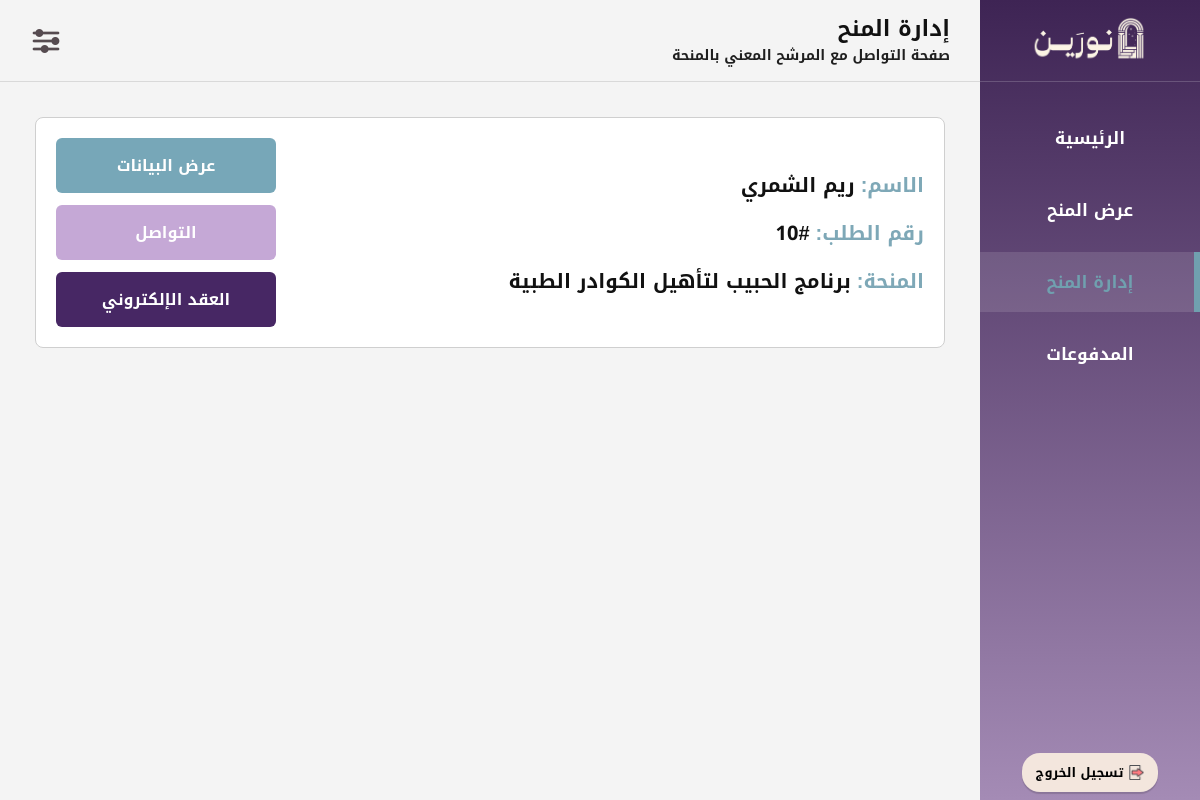
Page /Inv06_ManageScholarships.php (signed in) on the earlier database version.
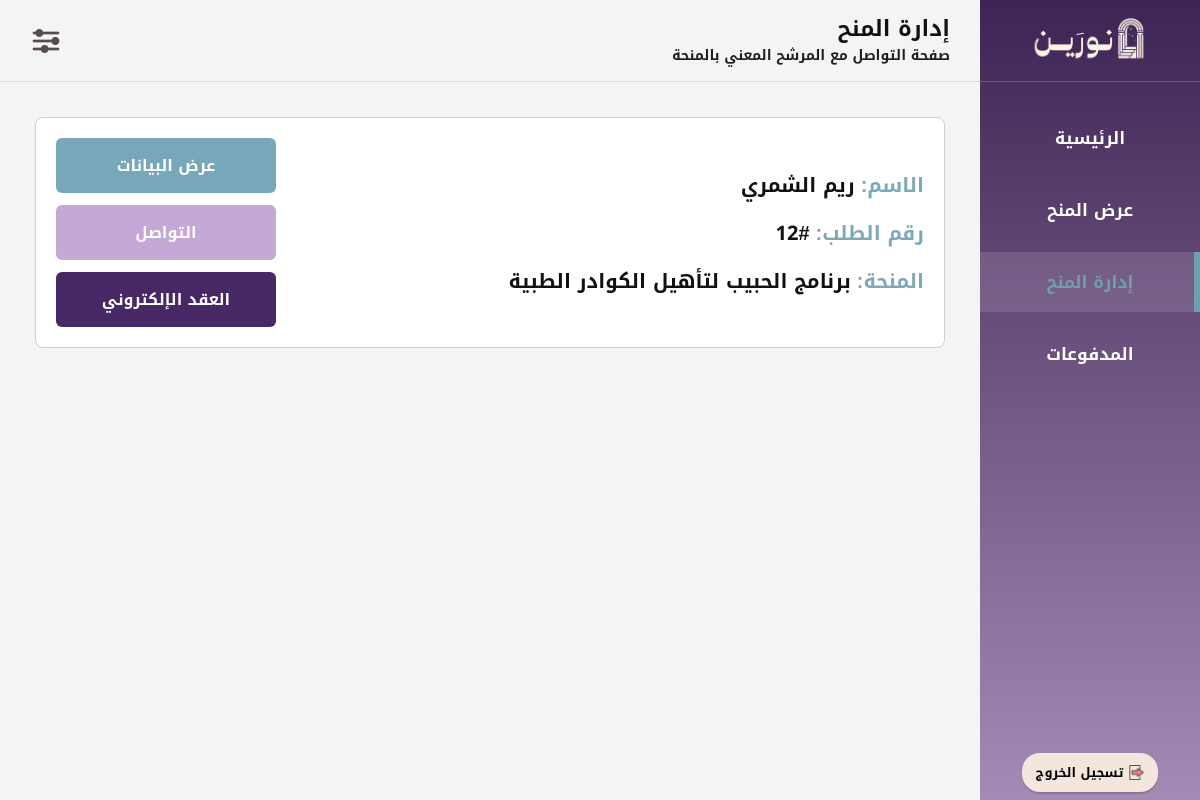
Same page on the later database version.
### tables this page shows
CREATE TABLE `scholarship_requests` (
  `request_id` int(11) NOT NULL,
  `scholarship_id` int(11) NOT NULL,
  `bnf_id` int(11) NOT NULL,
  `Submit_date` date NOT NULL,
  `request_status` enum('مقبول','مرفوض','تحت المراجعة','منتهي','ملغي') NOT NULL DEFAULT 'تحت المراجعة',
  `major_name` varchar(100) NOT NULL,
  `univ_name` varchar(100) NOT NULL
);

CREATE TABLE `beneficiary` (
  `bnf_id` int(11) NOT NULL,
  `email` varchar(100) NOT NULL,
  `f_name` varchar(50) NOT NULL,
  `l_name` varchar(50) NOT NULL,
  `phone_num` varchar(15) NOT NULL,
  `password` varchar(255) NOT NULL,
  `degree_level` enum('ثانوي','بكالوريوس','ماجستير','') NOT NULL,
  `account_status` enum('نشط','محظور') NOT NULL DEFAULT 'نشط',
  `sch_field` varchar(100) NOT NULL
);

CREATE TABLE `scholarship_opps` (
  `scholarship_id` int(11) NOT NULL,
  `sch_field` enum('تقني وحوسبي','علوم طبيعية','صناعي وتشغيلي','ادراي','قانوني','اجتماعي وانساني','تصميمي','اقتصادي','إعلامي','بيئي','لوجيستي','صحي') NOT NULL,
  `inv_id` int(11) NOT NULL,
  `sch_name` varchar(100) NOT NULL,
  `requirements` text NOT NULL,
  `study_level` enum('بكالوريوس','ماجستير','دكتوراه') NOT NULL,
  `Specializations` text NOT NULL,
  `app_deadline` datetime NOT NULL
);

### Inv06_ManageScholarships.php (the view, shortened to what this page needs)
<?php
$con = mysqli_connect("localhost","root","","noreen");
mysqli_set_charset($con,"utf8mb4");
$inv_id=$_SESSION['inv_id'];
$sql="SELECT scholarship_requests.request_id,scholarship_requests.bnf_id,beneficiary.f_name,beneficiary.l_name,scholarship_opps.sch_name FROM scholarship_requests INNER JOIN scholarship_opps ON scholarship_requests.scholarship_id=scholarship_opps.scholarship_id INNER JOIN beneficiary ON scholarship_requests.bnf_id=beneficiary.bnf_id WHERE scholarship_opps.inv_id=? AND scholarship_requests.request_status='مقبول' ORDER BY scholarship_requests.request_id DESC";
$stmt=mysqli_prepare($con,$sql);
mysqli_stmt_bind_param($stmt,"i",$inv_id);
mysqli_stmt_execute($stmt);
$result=mysqli_stmt_get_result($stmt);
?>
<!DOCTYPE html>
<html lang="ar" dir="rtl">
<head>
<link rel="stylesheet" href="CSS01Layout.css?v=4">
</head>
<body>
<div class="layout">
<aside class="sidebar">
<div class="sidebar-top">
<div class="sidebar-logo">
<img src="شعار نورين.png" alt="نورين">
</div>
<ul class="sidebar-menu">
<li><a href="Inv00_MainPage.php">الرئيسية</a></li>
<li><a href="Inv04_CreateScholarship.php">عرض المنح</a></li>
<li><a href="Inv06_ManageScholarships.php" class="active">إدارة المنح</a></li>
<li><a href="Inv10_Payments.php">المدفوعات</a></li>
</ul>
</div>
<div class="sidebar-bottom">
<form action="logout.php" method="post">
<button type="submit" class="logout-btn">
<img src="ايقونة تسجيل الخروج.png" class="logout-icon">
<b>تسجيل الخروج</b>
</button>
</form>
</div>
</aside>
<div class="main-content">
<header class="header">
    <div class="page-heading">
<h1 class="page-title">إدارة المنح</h1>
<p class="page-description">صفحة التواصل مع المرشح المعني بالمنحة</p>
</div>
<div class="header-icons">
<div class="settings-dropdown">
<img src="ايقونة قائمة الاعدادات.png" class="menu-icon">
</div>
</div>
</header>
<div class="manage-page">
<?php if(mysqli_num_rows($result)>0): ?>
<?php while($row=mysqli_fetch_assoc($result)): ?>
<div class="accepted-card">
<div class="accepted-actions">
  <a href="Inv07_StudentDetails.php?request_id=<?php echo $row['request_id'];
  ?>" class="manage-btn btn-view">عرض البيانات</a>
<a href="Inv08_ContactBeneficiary.php?bnf_id=<?php echo $row['bnf_id']; ?>" class="manage-btn btn-contact">
    التواصل
</a>
<a href="Inv09_create_contract.php?request_id=<?php echo $row['request_id']; ?>" class="manage-btn btn-contract">
    العقد الإلكتروني
</a></div>
<div class="accepted-info">
<div class="accepted-line"><span class="accepted-label">الاسم:</span><?php echo htmlspecialchars($row['f_name'])." ".htmlspecialchars($row['l_name']); ?></div>
<div class="accepted-line"><span class="accepted-label">رقم الطلب:</span>#<?php echo htmlspecialchars($row['request_id']); ?></div>
<div class="accepted-line"><span class="accepted-label">المنحة:</span><?php echo htmlspecialchars($row['sch_name']); ?></div>
</div>
</div>
<?php endwhile; ?>
<?php else: ?>
<div class="empty-manage">لا يوجد مرشحون مقبولون حالياً</div>
<?php endif; ?>
</div>
</div>
</div>
</body>
</html>

Differences in the rows shown:
removed scholarship_requests: bnf.f_name "ريم", bnf.l_name "الشمري", request_id "10", scholarship.sch_name "برنامج الحبيب لتأهيل الكوادر الطبية"
added scholarship_requests: bnf.f_name "ريم", bnf.l_name "الشمري", request_id "12", scholarship.sch_name "برنامج الحبيب لتأهيل الكوادر الطبية"
